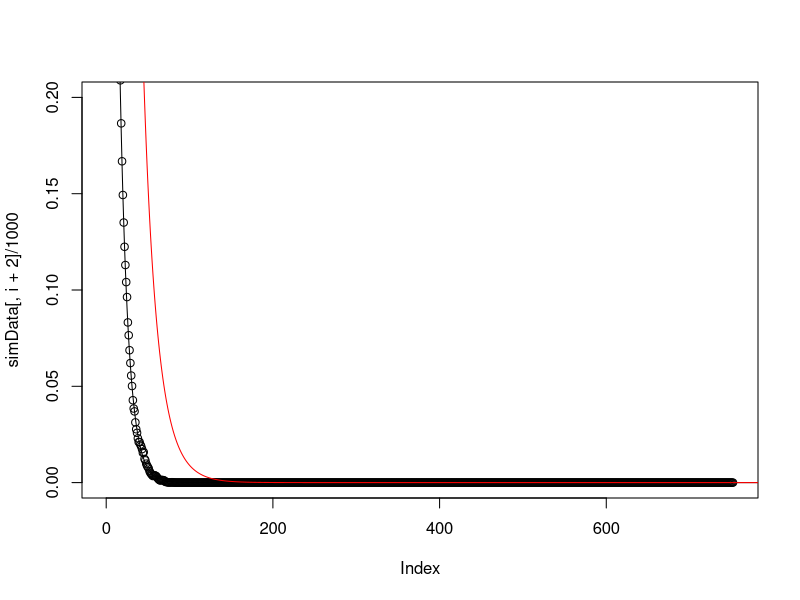
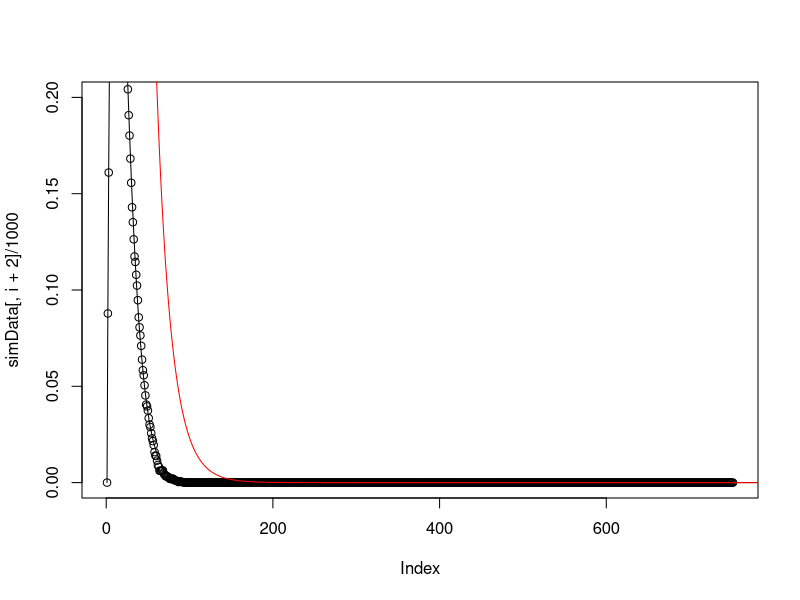
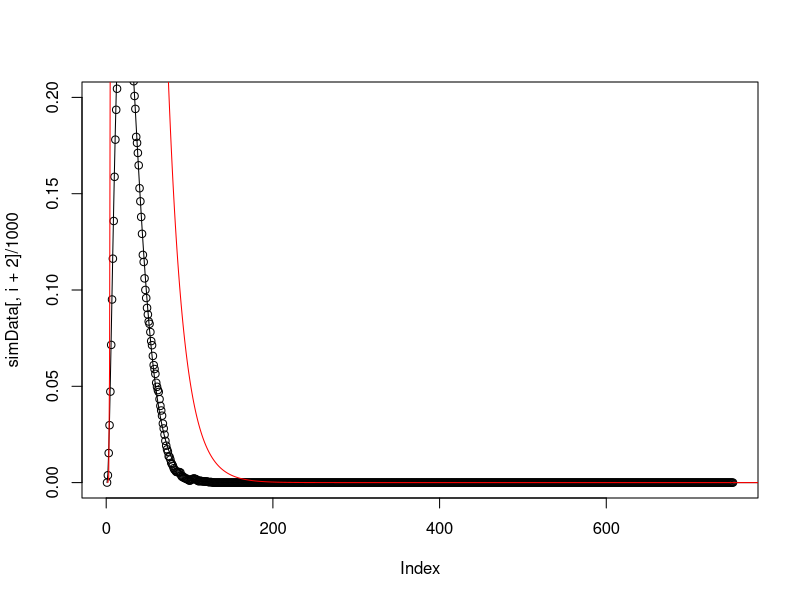
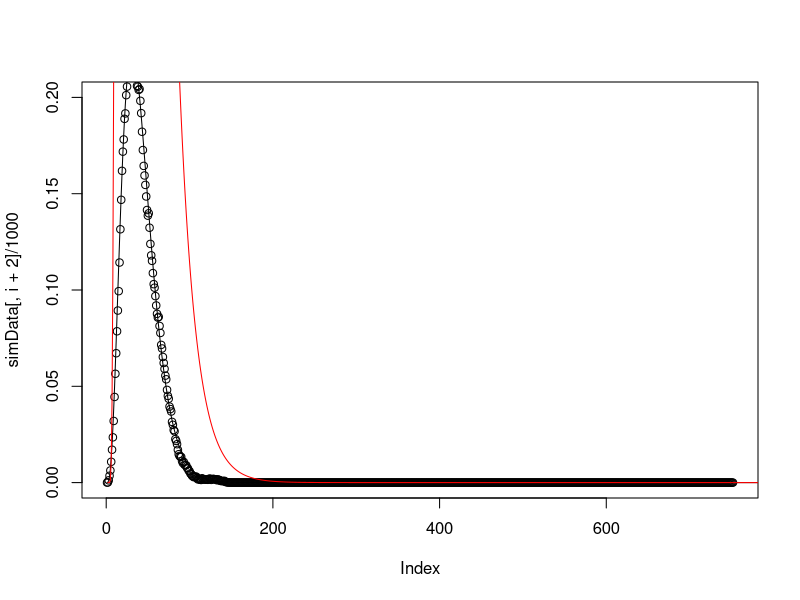
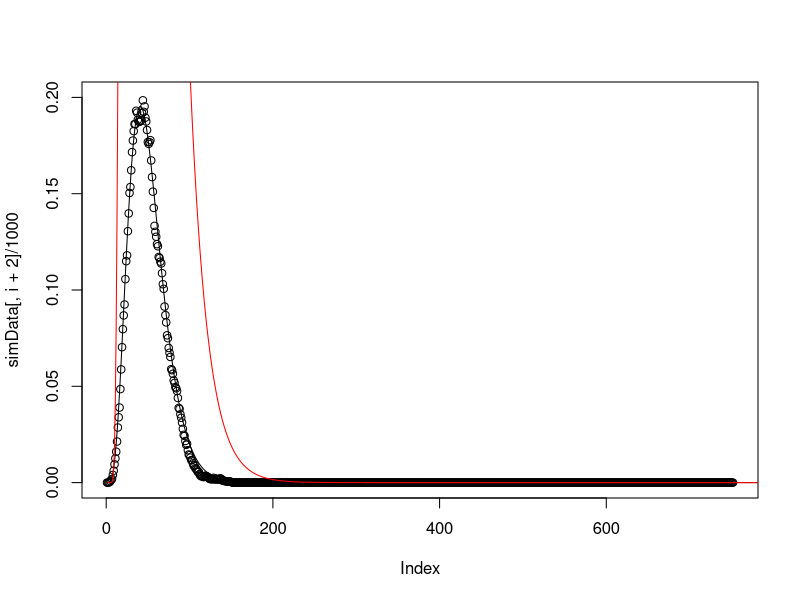
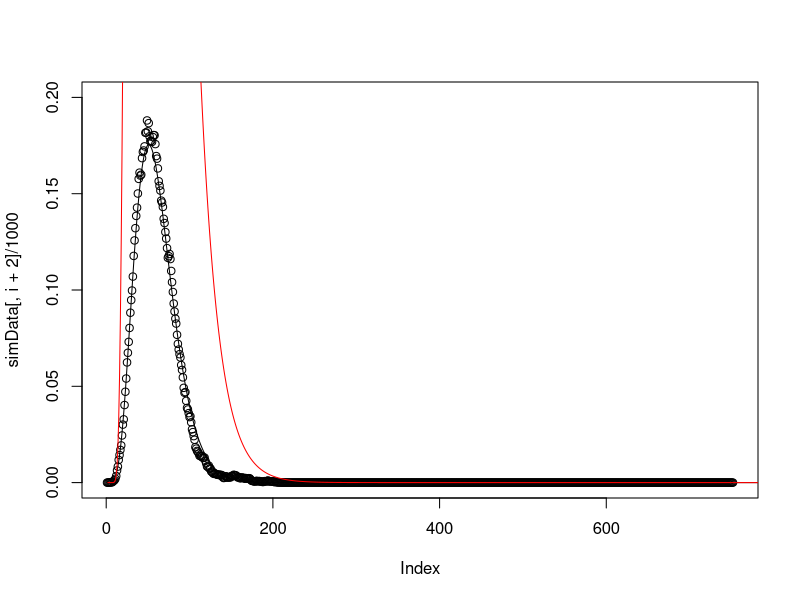
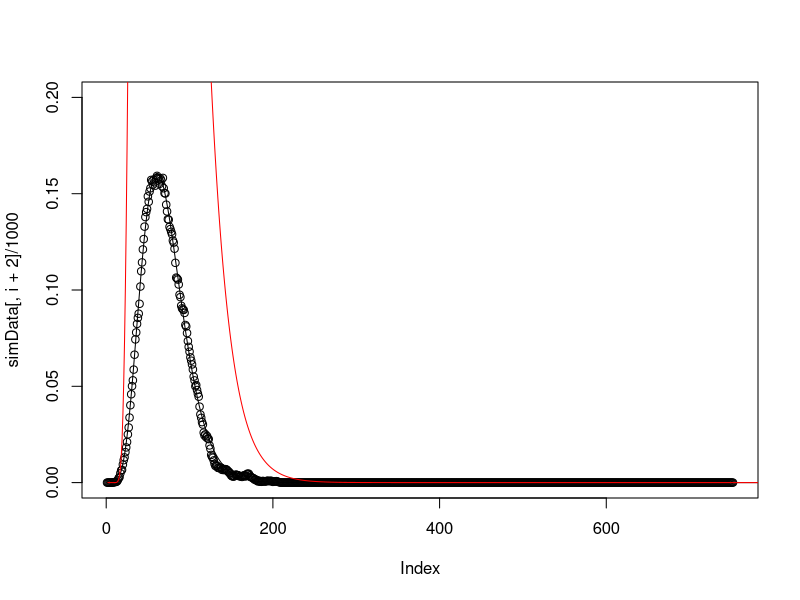
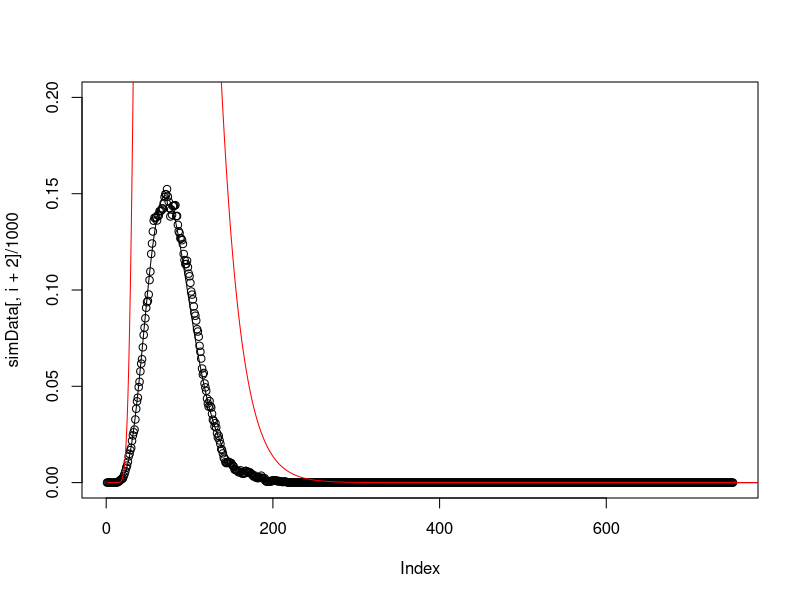

Write the R code that produced these figures, in order. (Note: this script raises an error after producing the figures.)
rm(list=ls())

simData = read.csv("1790599216416588_Populations.txt", sep = "\t", head = F)

u = 0.1
deltaX = 0.1 

t = c(0:1500)

Poissonian <- function(u, t, n){


return(exp(-u*t) * (u*t)^n * ( 1/ factorial(n)))

}

Continuous <- function(u, deltaX, t, x){

return( (1/sqrt(2*pi*deltaX^2*u*t))*exp(- (deltaX*t*u - x)^2/(2*deltaX^2*u*t)))


}



i = 0
while(i < 150){

	pois = Poissonian(u, t, i)
	cont = Continuous(u, deltaX, t, i*deltaX)

	plot(simData[,i+2]/1000, ylim=c(0,0.2))
	matplot(pois, type="l", add=T)
	matplot(cont, type = "l", col = "red", add=T)

	i = i + 1 
}
